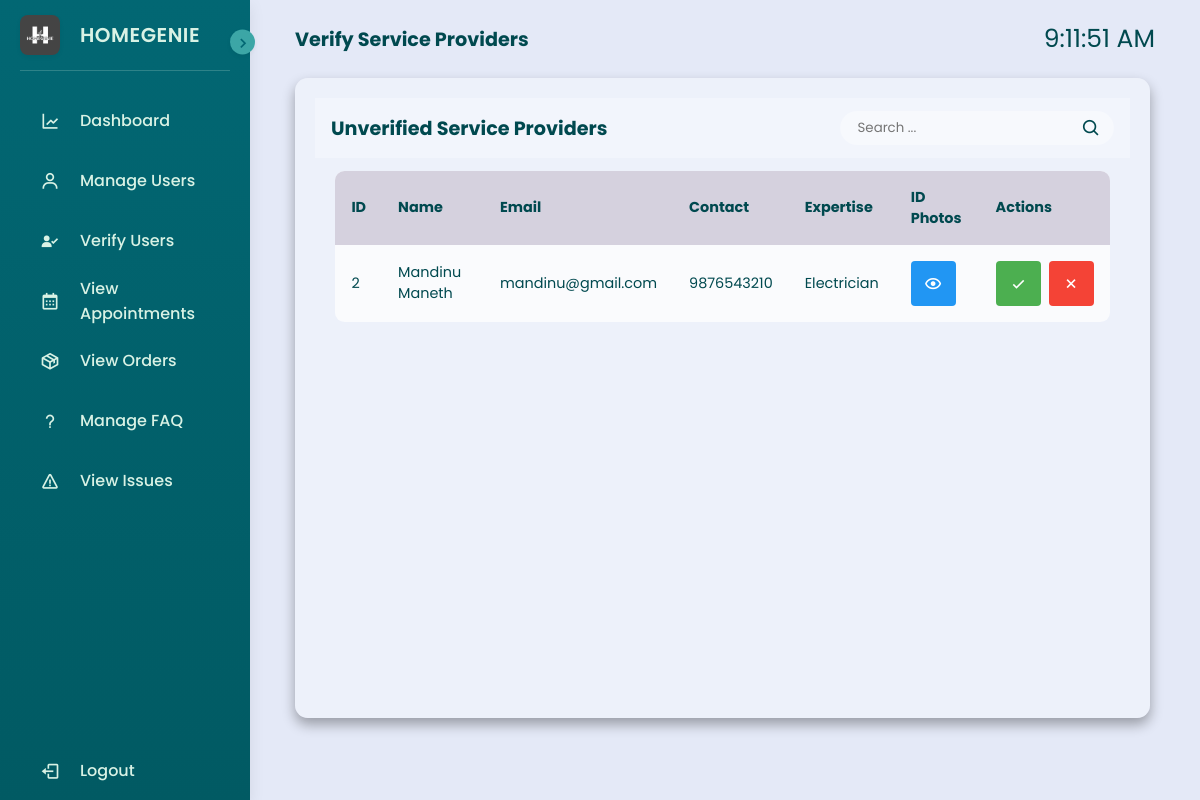
Page /AdminController/verifyUsers (signed in) on the earlier database version.
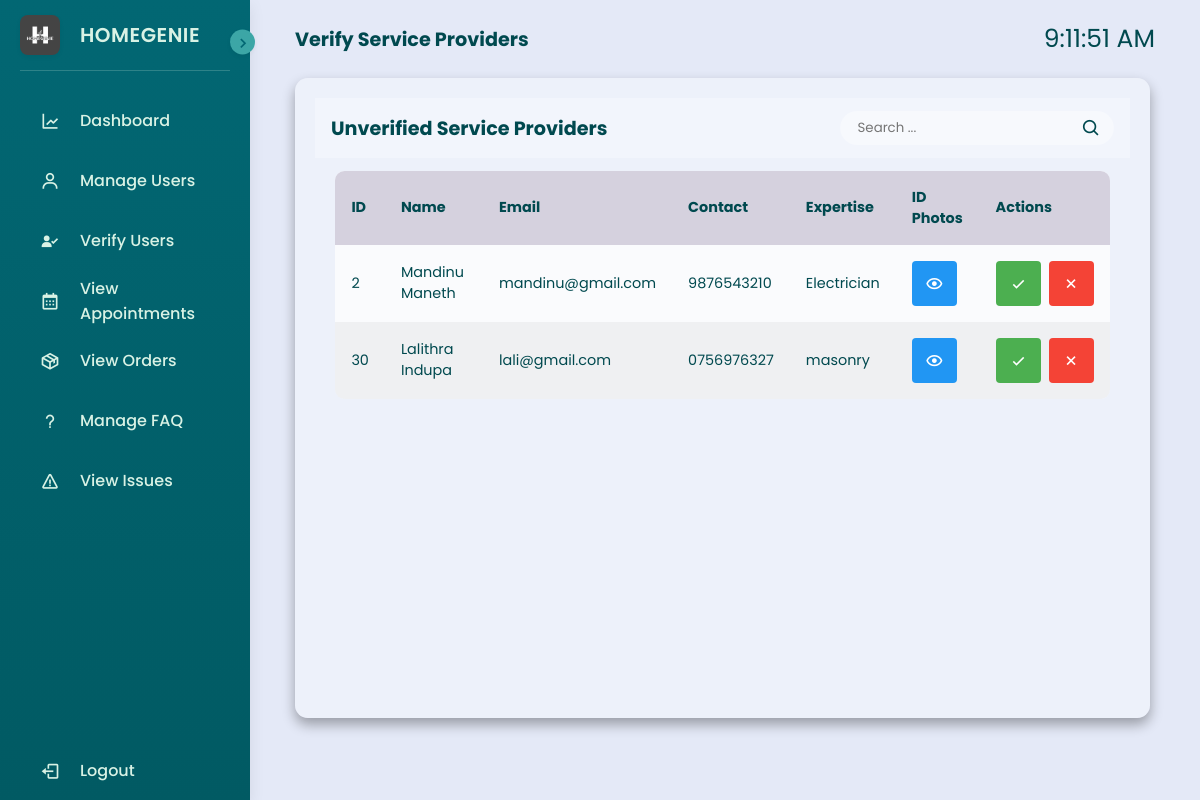
Same page on the later database version.
### tables this page shows
CREATE TABLE `users` (
  `user_id` int(11) NOT NULL,
  `first_name` varchar(100) NOT NULL,
  `last_name` varchar(100) NOT NULL,
  `contact_number` varchar(15) NOT NULL,
  `email` varchar(100) NOT NULL,
  `street` varchar(255) DEFAULT NULL,
  `district` varchar(100) DEFAULT NULL,
  `province` varchar(100) DEFAULT NULL,
  `profile_image` longblob DEFAULT NULL,
  `password` varchar(255) NOT NULL,
  `role` enum('customer','service_provider','supplier','admin') NOT NULL,
  `agree_terms` tinyint(1) NOT NULL DEFAULT 0,
  `created_at` timestamp NOT NULL DEFAULT current_timestamp()
);

CREATE TABLE `service_providers` (
  `provider_id` int(11) NOT NULL,
  `expertise` varchar(50) DEFAULT NULL,
  `hourly_rate` int(11) NOT NULL,
  `description` text DEFAULT NULL,
  `work_photos` longblob DEFAULT NULL,
  `working_hours` varchar(100) DEFAULT NULL,
  `service_areas` varchar(255) DEFAULT NULL,
  `id_number` varchar(50) DEFAULT NULL,
  `id_front` longblob DEFAULT NULL,
  `id_back` longblob DEFAULT NULL,
  `bank_details` varchar(255) NOT NULL,
  `verified` int(11) NOT NULL DEFAULT 0
);

### app/controllers/AdminController.php (called while the page is built, shortened)
<?php
Class AdminController extends Controller{
    private $userModel;
    public function __construct() {
        $this->userModel = $this->model('UserModel');
    }
    public function verifyUsers() {
        $unverifiedProviders = $this->userModel->getUnverifiedServiceProviders();
        $data = [
            'unverifiedProviders' => $unverifiedProviders
        ];
        $this->view('Admin/verifyUsers', $data);
    }
}
?>

### app/libraries/Core.php (called while the page is built, shortened)
<?php
class Core {
    protected $currentMethod = 'index';
    public function __construct() {
        $url = $this->getURL();
        if (isset($url[0]) && file_exists('../app/controllers/' . ucwords($url[0]) . '.php')) {
            unset($url[0]);
        }
        $this->currentController = new $this->currentController;
        if (isset($url[1]) && method_exists($this->currentController, $url[1])) {
            $this->currentMethod = $url[1];
            unset($url[1]);
        }
        $this->params = $url ? array_values($url) : [];
        call_user_func_array([$this->currentController, $this->currentMethod], $this->params);
    }
    public function getURL() {
        if (isset($_GET['url'])) {
            $url = rtrim($_GET['url'], '/');
            $url = filter_var($url, FILTER_SANITIZE_URL);
            return explode('/', $url);
        }
        return [];
    }
}

### public/index.php (called while the page is built, shortened)
<?php
   $init = new Core();
?>

### app/libraries/Database.php (called while the page is built, shortened)
<?php
class Database{
    private $host = DB_HOST;
    private $user = DB_USER;
    private $password = DB_PASSWORD;
    private $dbname = DB_NAME;
    private $dbh;
    private $statement;
    public function __construct(){
        $dsn = 'mysql:host='.$this->host.';dbname='.$this->dbname;
        $options = array(
            PDO::ATTR_PERSISTENT => true,
            PDO::ATTR_ERRMODE => PDO::ERRMODE_EXCEPTION
        );
        try {
            $this->dbh = new PDO($dsn, $this->user, $this->password, $options);
        } catch (PDOException $e) {
            $this->error = $e->getMessage();
            echo $this->error;
        }
    }
    public function query($sql){
        $this->statement = $this->dbh->prepare($sql);
    }
    public function execute(){
        return $this->statement->execute();
    }
    public function resultSet(){
        $this->execute();
        return $this->statement->fetchAll(PDO::FETCH_OBJ);
    }
}

### app/models/UserModel.php (called while the page is built, shortened)
<?php
class UserModel {
    public $db;
    public function __construct() {
        $this->db = new Database;
    }
    public function getUnverifiedServiceProviders() {
        $this->db->query('
            SELECT
                u.user_id,
                u.first_name,
                u.last_name,
                u.email,
                u.contact_number,
                u.street,
                u.district,
                u.province,
                u.profile_image,
                sp.provider_id,
                sp.expertise,
                sp.description,
                sp.working_hours,
                sp.service_areas,
                sp.id_number,
                sp.id_front,
                sp.id_back,
                sp.verified
            FROM users u
            JOIN service_providers sp ON u.user_id = sp.provider_id
            WHERE sp.verified = 0
        ');
        return $this->db->resultSet();
    }
}

### app/views/Admin/verifyUsers.php (the view, shortened to what this page needs)
<!DOCTYPE html>
<html lang="en">
<head>
    <link rel="stylesheet" href="<?php echo URLROOT; ?>/public/css/AdminManageUsers.css">
    <link href='https://unpkg.com/boxicons@2.1.4/css/boxicons.min.css' rel='stylesheet'>
</head>
<body>
    <?php require_once APPROOT . '/views/Admin/AdminSideBar.php'; ?>
    <section class="main">
        <div class="top">
            <div class="welcome">
                <span class="text">
                    <h3>Verify Service Providers</h3>
                </span>
            </div>
            <div class="time" id="clock">
            </div>
        </div>
        <div class="table" id="providers_table">
            <section class="table-header">
                <h1>Unverified Service Providers</h1>
                <div class="input-group">
                    <input type="search" placeholder="Search ..." id="searchInput">
                    <i class='bx bx-search'></i>
                </div>
            </section>
            <section class="table-body">
                <table>
                    <thead>
                        <tr>
                            <th>ID</th>
                            <th>Name</th>
                            <th>Email</th>
                            <th>Contact</th>
                            <th>Expertise</th>
                            <th>ID Photos</th>
                            <th>Actions</th>
                        </tr>
                    </thead>
                    <tbody>
                        <?php if (!empty($data['unverifiedProviders'])): ?>
                            <?php foreach ($data['unverifiedProviders'] as $provider): ?>
                                <tr>
                                    <td><?php echo htmlspecialchars($provider->user_id); ?></td>
                                    <td><?php echo htmlspecialchars($provider->first_name . ' ' . $provider->last_name); ?></td>
                                    <td><?php echo htmlspecialchars($provider->email); ?></td>
                                    <td><?php echo htmlspecialchars($provider->contact_number); ?></td>
                                    <td><?php echo htmlspecialchars($provider->expertise); ?></td>
                                    <td>
                                        <button class="action-btn view-btn" onclick="showProviderDetails(<?php echo htmlspecialchars($provider->provider_id); ?>)">
                                            <i class='bx bx-show'></i>
                                        </button>
                                    </td>
                                    <td class="action-buttons">
                                        <form action="<?php echo URLROOT; ?>/AdminController/verifyProvider/<?php echo $provider->provider_id; ?>" method="POST" style="display: inline;">
                                            <button type="submit" class="action-btn verify-btn">
                                                <i class='bx bx-check'></i>
                                            </button>
                                        </form>
                                        <form action="<?php echo URLROOT; ?>/AdminController/rejectProvider/<?php echo $provider->provider_id; ?>" method="POST" style="display: inline;">
                                            <button type="submit" class="action-btn reject-btn">
                                                <i class='bx bx-x'></i>
                                            </button>
                                        </form>
                                    </td>
                                </tr>
                            <?php endforeach; ?>
                        <?php else: ?>
                            <tr>
                                <td colspan="7">No unverified service providers found</td>
                            </tr>
                        <?php endif; ?>
                    </tbody>
                </table>
            </section>
        </div>
    </section>
</body>
</html>

### app/libraries/Controller.php (shortened to what this page needs)
<?php
   class Controller{
        public function model($model){
            return new $model();
        }
        public function view($view, $data = []){
            if(file_exists('../app/views/' . $view . '.php')){
                require_once '../app/views/' . $view . '.php';
            }else{
                die('Corresponding view does not exist');
            }
        }
   }

### app/views/Admin/AdminSideBar.php
<nav class="sidebar">
        <header>
            <div class="image-text">
                <span class="image">
                <img src="<?php echo URLROOT; ?>/public/img/logo.png" alt="logo">
                </span>
                <div class="text header-text">
                    <span class="website">HOMEGENIE</span>
                </div>
            </div>
            <i class='bx bx-chevron-right icon toggle'></i>
        </header>
        <div class="menu-bar">
            <div class="menu">
                <ul class="menu-links">
                    <li class="nav-link active">
                        <a href="<?php echo URLROOT; ?>/AdminController/index" target="main" class="nav-link">
                            <i class='bx bx-line-chart icon'></i>
                            <span class="text nav-text">Dashboard</span>
                        </a>
                    </li>
                    <li class="nav-link">
                        <a href="<?php echo URLROOT; ?>/AdminController/manageUsers" target="main" class="nav-link">
                            <i class='bx bx-user icon'></i>
                            <span class="text nav-text">Manage Users</span>
                        </a>
                    </li>
                    <li class="nav-link">
                        <a href="<?php echo URLROOT; ?>/AdminController/verifyUsers" target="main" class="nav-link">
                            <i class='bx bxs-user-check icon'></i>
                            <span class="text nav-text">Verify Users</span>
                        </a>
                    </li>
                    <li class="nav-link">
                        <a href="<?php echo URLROOT; ?>/AdminController/viewAppointments" target="main" class="nav-link">
                            <i class='bx bx-calendar icon'></i>
                            <span class="text nav-text">View Appointments</span>
                        </a>
                    </li>
                    <li class="nav-link">
                        <a href="<?php echo URLROOT; ?>/AdminController/viewOrders" target="main" class="nav-link">
                            <i class='bx bx-package icon'></i>
                            <span class="text nav-text">View Orders</span>
                        </a>
                    </li>
                    <li class="nav-link">
                        <a href="<?php echo URLROOT; ?>/AdminController/faq" target="main" class="nav-link">
                            <i class='bx bx-question-mark icon'></i>
                            <span class="text nav-text">Manage FAQ</span>
                        </a>
                    </li>
                    <li class="nav-link">
                        <a href="<?php echo URLROOT; ?>/AdminController/issues" target="main" class="nav-link">
                            <i class='bx bx-error icon'></i>
                            <span class="text nav-text">View Issues</span>
                        </a>
                    </li>
                </ul>
            </div>
            <div class="bottom-content">
                <li class="log-out">
                    <a href="<?php echo URLROOT; ?>/LoginController/logout" class="log-out">
                        <i class='bx bx-log-out icon'></i>
                        <span class="text nav-text">Logout</span>
                    </a>
                </li>
            </div>
        </div>
    </nav>

### public/css/AdminManageUsers.css (style rules this page uses)
.main { position: absolute; height: 100%; width: calc(100% - 300px); left: 275px; padding: 20px; font-size: 20px; color: var(--text-main); }
.main .top { display: flex; justify-content: space-between; align-items: center; margin-bottom: 20px; font-size: 25px; }
.table { position: absolute; height: 80vh; width: 95%; padding: 20px; font-size: 20px; background-color: #fff5; box-shadow: 0 .4rem .8rem #0005; border-radius: .8rem; overflow: hidden; }
.table-header { width: 100%; height: 10%; background-color: #fff4; padding: .8rem 1rem; display: flex; justify-content: space-between; align-items: center; }
.table-header .input-group { width: 35%; height: 100%; background-color: #fff5; padding: 0 .8rem; border-radius: 2rem; display: flex; justify-content: center; align-items: center; transition: .2s; }
.table-header .input-group input { width: 100%; padding: 0 .5rem 0 .3rem; background-color: transparent; border: none; outline: none; }
.table-body { width: 95%; max-height: calc(89% - 1.6rem); background-color: #fffb; margin: .8rem auto; border-radius: .6rem; overflow: auto; overflow: overlay; }
table { width: 100%; }
table, th, td { border-collapse: collapse; padding: 1rem; text-align: left; }
thead th { position: sticky; top: 0; left: 0; background-color: #d5d1defe; cursor: pointer; text-transform: capitalize; }
tbody tr:nth-child(even) { background-color: #0000000b; }
tbody tr { --delay: .1s; transition: .5s ease var(--delay), background-color 0s; }
tbody tr td, tbody tr td p, tbody tr td img { transition: .2s ease; }
button { height: 45px; width: 45px; outline: none; border: none; border-radius: 8px; cursor: pointer; color: var(--text-main); font-size: 22px; font-weight: 600; cursor: pointer; transition: var(--tran-03); }

### app/views/Admin/verifyUsers.php (style rules this page uses)
.action-buttons { display: flex; gap: 0.5rem; }
.action-btn { background-color: transparent; color: white; border: none; padding: 0.5rem; border-radius: 4px; cursor: pointer; font-size: 1.2rem; display: flex; align-items: center; justify-content: center; }
.verify-btn { background-color: #4CAF50; }
.reject-btn { background-color: #f44336; }
.view-btn { background-color: #2196F3; }
table { font-size: 0.9rem; }
.table-header h1 { font-size: 1.2rem; }
.welcome h3 { font-size: 1.2rem; }

Differences in the rows shown:
added users: user_id "30", first_name+last_name "Lalithra Indupa", email "lali@gmail.com", contact_number "0756976327", service_providers.expertise "masonry"
